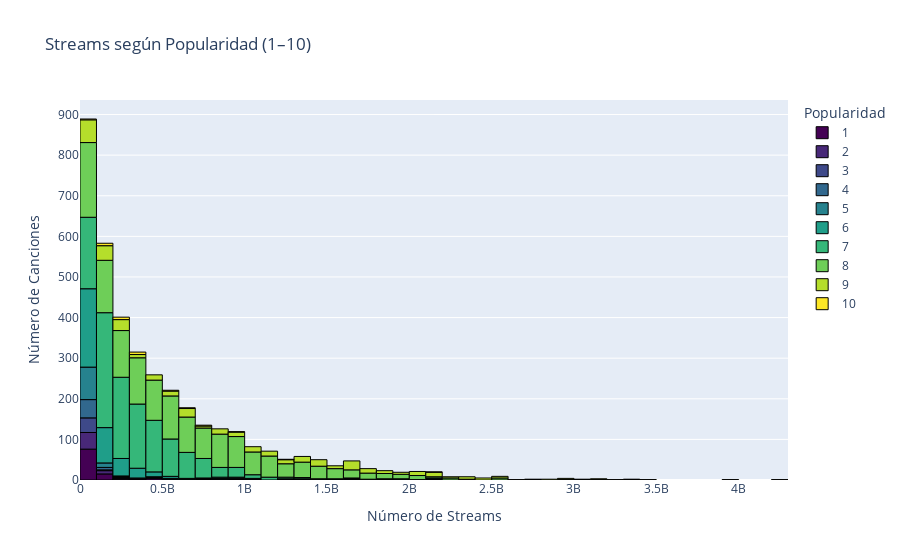

The notebook cell saved with this chart:
### Markdown cell above
## Visualización de los datos

### Code cell
# Histograma que muestra la distribución de los streams de una canción 

# Crear bins para la popularidad de las canciones de 1-10
spotify_df["popularity_bin"] = pd.cut(
    spotify_df["spotify_popularity"],
    bins=10,        # 10 intervalos iguales
    labels=range(1, 11), # etiquetas 1–10
    ordered=True
)

fig = px.histogram(
    spotify_df,
    x='spotify_streams',
    nbins=50,
    color="popularity_bin",
    category_orders={'popularity_bin': [1, 2, 3, 4, 5, 6, 7, 8, 9, 10]},
    title='Streams según Popularidad (1–10)',
    color_discrete_sequence=px.colors.sequential.Viridis)

fig.update_layout(
    xaxis_title='Número de Streams',
    yaxis_title='Número de Canciones',
    legend_title='Popularidad',
    
)



fig.update_traces(
    marker=dict(
        line=dict(
            width=1,        # grosor del borde
            color="black"   # color del borde
        )
    )
)

fig.show()

### Figure 1 — Plotly figure (JSON) as saved in the notebook; plotly's stock layout.template omitted (floating-point values rounded to 4 significant figures; data arrays with more than 128 entries replaced by an {"elided": "..."} marker saying what was removed)
{"data": [{"bingroup": "x", "hovertemplate": "popularity_bin=1<br>spotify_streams=%{x}<br>count=%{y}<extra></extra>", "legendgroup": "1", "marker": {"color": "#440154", "line": {"color": "black", "width": 1}, "pattern": {"shape": ""}}, "name": "1", "nbinsx": 50, "orientation": "v", "showlegend": true, "type": "histogram", "x": [46567, 7909, 126914, 126247886, 48428, 31867, 136237285, 86203995, 48720820, 11360, 149072, 473328, 158952262, 193109326, 472027271, 997536616, 105947434, 716453, 78985, 16119, 460770585, 303962, 128024416, 535695469, 12750, 29649, 41254, 2030, 43492280, 27605207, 81319633, 3052742, 1532640437, 97991117, 170200281, 24935, 72880, 1033308414, 6300, 32642, 81911061, 2265, 7785021, 10292715, 461456306, 402970867, 10554, 125169958, 18204, 20012688, 14137400, 10762, 35712909, 40654, 53058, 37291, 238502829, 7332, 67852, 58989412, 38622215, 157826873, 118164, 8313, 3574, 4546579, 2375, 8104, 15579, 29375, 68349764, 33044062, 335604759, 7900402, 53305, 11960, 21485335, 169376113, 144555119, 116542329, 171663870, 25180079, 179475517, 9015, 391235723, 302568, 22362, 54488988, 3835, 37866, 2508, 24071511, 238027193, 37640497, 95946720, 15336055, 86144467, 138987928, 3739, 9897, 575093, 1797039538, 20855, 82758005], "xaxis": "x", "yaxis": "y"}, {"bingroup": "x", "hovertemplate": "popularity_bin=2<br>spotify_streams=%{x}<br>count=%{y}<extra></extra>", "legendgroup": "2", "marker": {"color": "#482878", "line": {"color": "black", "width": 1}, "pattern": {"shape": ""}}, "name": "2", "nbinsx": 50, "orientation": "v", "showlegend": true, "type": "histogram", "x": [297185, 55346, 158627, 998964097, 26674909, 108501771, 42761, 879708559, 720822868, 2143821605, 152597421, 1320495311, 952626904, 119445482, 125047, 408449, 433515672, 34629239, 108133711, 72952792, 861521, 278318, 1666699743, 7403756, 57151, 95871805, 44047842, 1415206, 532262, 56670689, 149455007, 607726217, 306040, 84198, 3589, 72997, 4078322, 2447043, 174154846, 374553396, 253490559, 28563790, 139751220, 43499127, 1060667446, 2379787239, 168750749, 93040974, 433037, 40620097, 80585683, 56463608, 466462034, 37199, 752826, 49081, 301362, 551388, 8434856, 257646451, 108439, 41904754, 32753, 330280], "xaxis": "x", "yaxis": "y"}, {"bingroup": "x", "hovertemplate": "popularity_bin=3<br>spotify_streams=%{x}<br>count=%{y}<extra></extra>", "legendgroup": "3", "marker": {"color": "#3e4989", "line": {"color": "black", "width": 1}, "pattern": {"shape": ""}}, "name": "3", "nbinsx": 50, "orientation": "v", "showlegend": true, "type": "histogram", "x": [104271, 548408, 1165982, 311928522, 1993244, 665611, 2123458039, 142732, 178699480, 2284977, 1858478, 299291405, 1291244134, 628692, 820953, 44441672, 1675750095, 447624, 5484513, 468162, 9215777, 478756, 423395, 496344788, 271785, 6197708, 3492767, 529297852, 41953270, 43407503, 693675, 546633, 707551397, 839345554, 773746724, 1303018999, 24407534, 1479227, 1969714, 37634335, 39057770, 130895, 3479935, 271438, 218621, 2574126, 379518360, 110759507, 2347433, 271362772, 242231], "xaxis": "x", "yaxis": "y"}, {"bingroup": "x", "hovertemplate": "popularity_bin=4<br>spotify_streams=%{x}<br>count=%{y}<extra></extra>", "legendgroup": "4", "marker": {"color": "#31688e", "line": {"color": "black", "width": 1}, "pattern": {"shape": ""}}, "name": "4", "nbinsx": 50, "orientation": "v", "showlegend": true, "type": "histogram", "x": [7382759, 1378494, 2300838, 10135326, 148630357, 1212312, 267867000, 66418201, 344691, 27312761, 11477477, 7660758, 178536020, 3248779, 34621941, 212084990, 2109876, 3119521, 1843453, 5866282, 3508819, 5408464, 377401, 4224438, 33605864, 140756753, 1436709386, 1425996809, 558538, 191584138, 1731282, 2613573, 8887656, 5283089, 3451208, 11170019, 13847072, 110244949, 139669652, 9045662, 2490145, 22218209, 1612356, 5984965, 1088915, 5467217, 49549021, 479006, 5191059, 5755295, 1281704427, 740008, 3415634, 4671066, 29938396, 277051326, 50739695], "xaxis": "x", "yaxis": "y"}, {"bingroup": "x", "hovertemplate": "popularity_bin=5<br>spotify_streams=%{x}<br>count=%{y}<extra></extra>", "legendgroup": "5", "marker": {"color": "#26828e", "line": {"color": "black", "width": 1}, "pattern": {"shape": ""}}, "name": "5", "nbinsx": 50, "orientation": "v", "showlegend": true, "type": "histogram", "x": [170970614, 61382407, 5712985, 3913988, 8028757, 861388470, 90383224, 27747363, 121234000, 17992999, 1867282, 419016792, 52830200, 40284121, 16264949, 24215252, 18637452, 24963236, 173526912, 8517888, 49585127, 899456, 184278, 92985109, 112737954, 17756452, 13219831, 541105655, 33384757, 2035613, 1087201670, 35269135, 1655575417, 142783595, 67890975, 16326628, 43921455, 1902241314, 1823871908, 3608717, 12208412, 241174958, 19617254, 53532212, 47296342, 17075528, 30173434, 28185177, 777305444, 811888874, 2248788, 55312275, 170646969, 21634137, 1226381432, 9126545, 8470479, 80772450, 27327435, 971473231, 665145968, 2014959725, 41059494, 82539441, 2188592950, 11569095, 55362558, 8316794, 17745591, 74338196, 25893883, 34116353, 10848948, 54678867, 1953403531, 936450891, 26054526, 162054666, 4168391, 13502324, 164007720, 39793463, 71345247, 36861625, 5200791, 76516847, 7762464, 11923405, 28805237, 21970517, 146709792, 25149668, 563366391, 6231986, 34096694, 18566967, 4943057, 93229994, 7383901, 12383314, 18611163, 14566339, 19690183, 164542767, 68273832, 41808541, 22697447, 128411645, 21092086], "xaxis": "x", "yaxis": "y"}, {"bingroup": "x", "hovertemplate": "popularity_bin=6<br>spotify_streams=%{x}<br>count=%{y}<extra></extra>", "legendgroup": "6", "marker": {"color": "#1f9e89", "line": {"color": "black", "width": 1}, "pattern": {"shape": ""}}, "name": "6", "nbinsx": 50, "orientation": "v", "showlegend": true, "type": "histogram", "x": {"elided": "380 int values"}, "xaxis": "x", "yaxis": "y"}, {"bingroup": "x", "hovertemplate": "popularity_bin=7<br>spotify_streams=%{x}<br>count=%{y}<extra></extra>", "legendgroup": "7", "marker": {"color": "#35b779", "line": {"color": "black", "width": 1}, "pattern": {"shape": ""}}, "name": "7", "nbinsx": 50, "orientation": "v", "showlegend": true, "type": "histogram", "x": {"elided": "1225 int values"}, "xaxis": "x", "yaxis": "y"}, {"bingroup": "x", "hovertemplate": "popularity_bin=8<br>spotify_streams=%{x}<br>count=%{y}<extra></extra>", "legendgroup": "8", "marker": {"color": "#6ece58", "line": {"color": "black", "width": 1}, "pattern": {"shape": ""}}, "name": "8", "nbinsx": 50, "orientation": "v", "showlegend": true, "type": "histogram", "x": {"elided": "1388 int values"}, "xaxis": "x", "yaxis": "y"}, {"bingroup": "x", "hovertemplate": "popularity_bin=9<br>spotify_streams=%{x}<br>count=%{y}<extra></extra>", "legendgroup": "9", "marker": {"color": "#b5de2b", "line": {"color": "black", "width": 1}, "pattern": {"shape": ""}}, "name": "9", "nbinsx": 50, "orientation": "v", "showlegend": true, "type": "histogram", "x": {"elided": "373 int values"}, "xaxis": "x", "yaxis": "y"}, {"bingroup": "x", "hovertemplate": "popularity_bin=10<br>spotify_streams=%{x}<br>count=%{y}<extra></extra>", "legendgroup": "10", "marker": {"color": "#fde725", "line": {"color": "black", "width": 1}, "pattern": {"shape": ""}}, "name": "10", "nbinsx": 50, "orientation": "v", "showlegend": true, "type": "histogram", "x": [390470936, 323703884, 601309283, 107034922, 675079153, 250080413, 221636195, 355186436, 395433400, 1258569694, 3301814535, 547882871, 591068364, 311928522, 775135157, 214237645, 169410711, 343090427, 106599323, 207093873, 273023490, 100838516, 176290078, 2188247133, 233969547, 167431139, 710784872, 58810212, 939627795, 97601615], "xaxis": "x", "yaxis": "y"}], "layout": {"barmode": "relative", "legend": {"title": {"text": "Popularidad"}, "tracegroupgap": 0}, "title": {"text": "Streams según Popularidad (1–10)"}, "xaxis": {"anchor": "y", "domain": [0, 1], "title": {"text": "Número de Streams"}}, "yaxis": {"anchor": "x", "domain": [0, 1], "title": {"text": "Número de Canciones"}}}}
